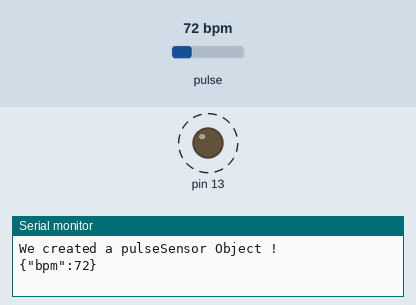
Bench run of a sketch on a simulated Arduino Uno, built with avr-gcc and run on an emulated ATmega328P. Shown: output pins drawn as LEDs (lit = HIGH), the last lines printed to the serial monitor. Dashed ring = blinking. The inputs (shaded band) are chosen by the test bench; at power-on: pulse 72 bpm.

Above: at 1.2 s.
1.3 s: pulse set to 42 bpm
At 3.1 s:
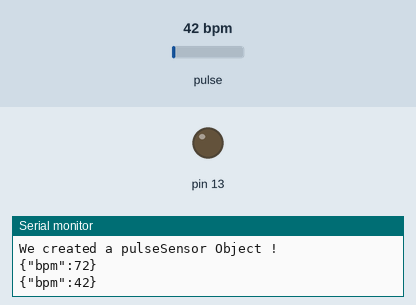
3.7 s: pulse set to 100 bpm
At 4.42 s:
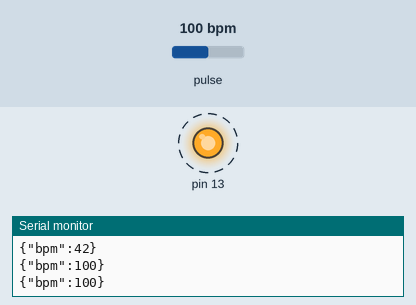
Timing chart, 0 to 12.7 s (numbered marks = the images above; inputs shaded):
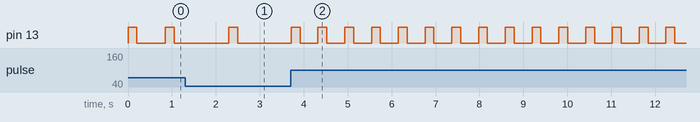

The sketch:

arduino.ino
```cpp
#define USE_ARDUINO_INTERRUPTS true
#include <PulseSensorPlayground.h>

const int PulseWire = 0;
const int LED13 = 13;
int Threshold = 150;

PulseSensorPlayground pulseSensor;


void setup() {
  Serial.begin(9600);
  pulseSensor.analogInput(PulseWire);
  pulseSensor.blinkOnPulse(LED13);
  pulseSensor.setThreshold(Threshold);
  if (pulseSensor.begin()) {
    Serial.println("We created a pulseSensor Object !");
  }
}


void loop() {
  int myBPM = pulseSensor.getBeatsPerMinute();
  if (pulseSensor.sawStartOfBeat()) {
    Serial.print("{\"bpm\":");
    Serial.print(myBPM);
    Serial.println("}");
  }
  delay(20);
}
```

Measured:
- after the input at 3.7 s, pin 13: alternates HIGH for 0.20 s and LOW for 0.41 s, starting after 0.62 s
